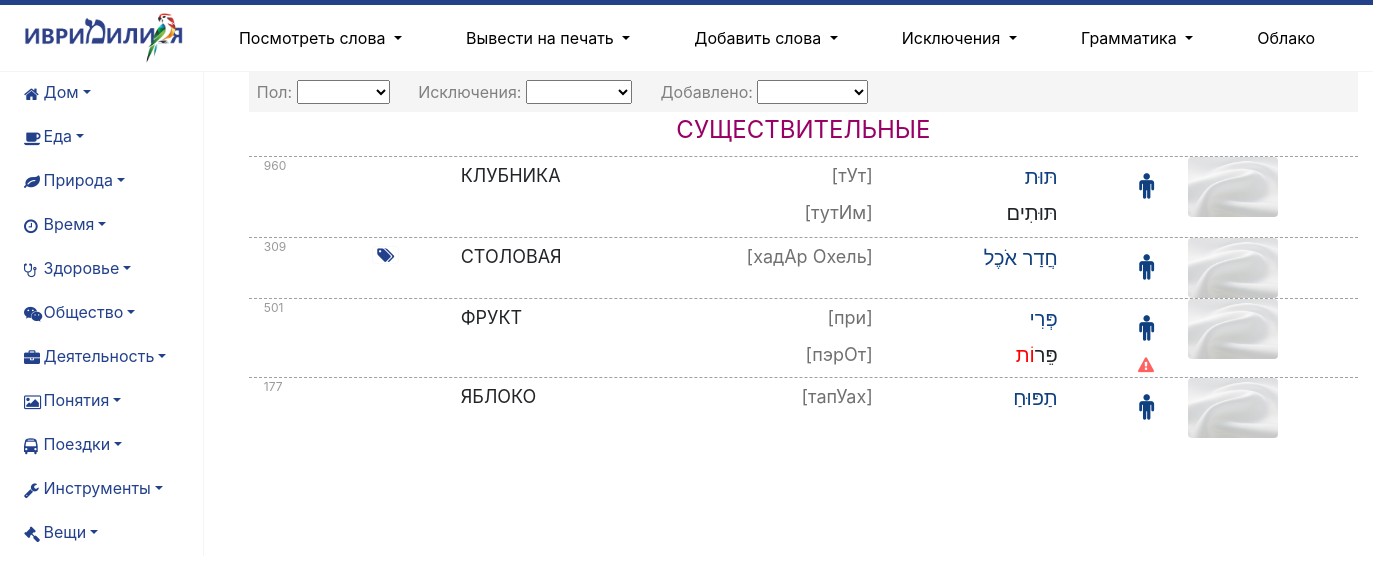
The app's page /nouns/2/ with its own data.
### mycards/models.py (models this page shows, shortened)
class Classes(models.Model):
    name = models.CharField(max_length=64, verbose_name='Название класса')
    icon = models.CharField(max_length=25, verbose_name='Иконка', null=True)

class WordForm(models.Model):
    time = models.CharField(max_length=20, null=True, blank=True)
    gender = models.CharField(max_length=7, null=True, blank=True)
    number = models.CharField(max_length=13, null=True, blank=True)
    name = models.CharField(max_length=64, verbose_name='Название (для поиска)')
    vocal_name = models.CharField(max_length=64, verbose_name='Название с огласовками')
    exception = models.IntegerField(default=0)
    pronunciation = models.CharField(max_length=64, verbose_name='Произношение')
    translation = models.CharField(max_length=64, verbose_name='Перевод')
    word = models.ForeignKey(Word, on_delete=models.PROTECT, related_name='forms', verbose_name='Основная форма')
    example = models.TextField(null=True, blank=True)
    form_type = models.ForeignKey(FormType, on_delete=models.PROTECT, related_name='words', verbose_name='Тип формы', null=True)
    comment = models.TextField(null=True, blank=True)
    client = models.ManyToManyField(Client, through='ClientWordForm', related_name='words')

### mycards/views.py (the view, shortened to what this page needs)
# urls.py: path('nouns/<str:cats_ids>/', views.nouns_filter, name='nouns_filter'),
def nouns_filter(request, cats_ids):
    nouns = Word.objects.filter(type_id=1).exclude(topic=2)
    form1 = NounsFilterForm(request.GET)
    nouns_info = []
    cats_ids = list(map(int, cats_ids.strip('[]').split(', ')))
    classes = Classes.objects.all()
    classes_info = []
    for class_ in classes:
        class_info = dict()
        class_info['pk'] = class_.pk
        class_info['name'] = class_.name
        class_info['icon'] = class_.icon
        cats = class_.categories.all()
        cats_ids_form = []  # формирующиеся айди подкатегорий, выбранной категории
        cats_info = []
        for cat in cats:
            cat_info = dict()
            cat_info['id'] = cat.pk
            cat_info['name'] = cat.name
            cat_info['icon'] = cat.icon
            cats_info.append(cat_info)
            cats_ids_form.append(cat.pk)
        class_info['cats_ids_form'] = cats_ids_form
        class_info['cats_info'] = cats_info
        classes_info.append(class_info)
    nouns = nouns.filter(categories__in=cats_ids).distinct()
    if form1.is_valid():
        if form1.cleaned_data["gender"]:
            nouns = nouns.filter(forms__gender=form1.cleaned_data['gender']).distinct()
        if form1.cleaned_data['exception']:
            lst = list(map(int, form1.cleaned_data['exception'].strip('[]').split(', ')))
            nouns = nouns.filter(forms__exception__in=lst).distinct()
        if form1.cleaned_data["date"]:
            today = dt.datetime.now()
            DD = dt.timedelta(days=int(form1.cleaned_data['date']))
            earlier = today - DD
            nouns = nouns.filter(time_create__gt=earlier)
    form_type = FormType.objects.all()
    for noun in nouns:
        noun_info = dict()
        noun_info['id'] = noun.pk
        expressions_info = []
        other_forms = []
        antonyms = []
        noun_info['animacy'] = noun.animacy
        if Path(os.path.join(settings.BASE_DIR, 'mycards/static/img', noun.picture)).exists():
            noun_info['picture'] = noun.picture
        else:
            noun_info['picture'] = 'нет фото.jpg'
        for form in noun.forms.all():
            if form.form_type == form_type[0]:
                noun_info['name'] = form.vocal_name
                noun_info['translation'] = form.translation
                noun_info['pronunciation'] = form.pronunciation
                noun_info['gender'] = form.gender
                noun_info['number'] = form.number
                noun_info['main'] = form.number
                noun_info['exception'] = form.exception
            elif form.form_type == form_type[1]:
                noun_info['n2_name'] = form.vocal_name
                noun_info['n2_translation'] = form.translation
                noun_info['n2_pronunciation'] = form.pronunciation
                noun_info['n2_exception'] = form.exception
        for expression in noun.expressions.all():
            answers_info = []
            expression_info = dict()
            expression_info['name'] = expression.expression
            expression_info['translation'] = expression.translation
            expression_info['pronunciation'] = expression.pronunciation
            for answer in expression.answers.all():
                answer_info = dict()
                answer_info['name'] = answer.expression
                answer_info['translation'] = answer.translation
                answer_info['pronunciation'] = answer.pronunciation
                answers_info.append(answer)
            expression_info['answers'] = answers_info
            expressions_info.append(expression_info)
        noun_info['other_forms'] = other_forms
        noun_info['expressions'] = expressions_info
        nouns_info.append(noun_info)
    nouns_info = sorted(nouns_info, key=lambda word: word['translation'], reverse=False)
    return render(request, "mycards/nouns.html", {'nouns_info': nouns_info,
                                                  'form1': form1,
                                                  'cats_ids': cats_ids,
                                                  'classes': classes_info,
                                                  'title': 'СУЩЕСТВИТЕЛЬНЫЕ',
                                                  })

### mycards/templates/mycards/nouns.html (shortened to what this page needs)
{% extends 'mycards/base.html' %}
{% load custom_tags %}
{%  load static %}
{% block container %}
{% load crispy_forms_tags %}
<div class="row">
    <div class="col-2" style="color: #23418b">
        <ul class="nav flex-column" style="border-right: 1.5px solid #F5F5F5">
            {% for class in classes %}
            <div class="row align-items-center p-0 ml-3 mr-0 mt-0 mb-0">
                <div class="col-1 m-0 p-0 text-right">
                    {% if class.icon != None %}<i class="fa {{ class.icon }} text-right pl-2" aria-hidden="true" style="color: #23418b"></i> {% endif %}
                </div>
                <div class="col-11 m-0 p-0">
                    <li class="nav-item dropdown p-0 m-0">
                    <a class="nav-link dropdown-toggle pl-2 pb-2 mb-1 ml-1" href="{% url 'nouns_filter' class.cats_ids_form %}" id="navbarDropdown" role="button" data-toggle="dropdown" aria-haspopup="true" aria-expanded="false" style="color: #23418b">{{ class.name }}</a>
                    </li>
                </div>
            </div>
            {% endfor %}
        </ul>
    </div>
    <div class="col-10">
        <div class="container">
            <div class="row m-0 p-0" style="background: #F5F5F5">
                        <form action="" method="get" class="my-1 py-1">
                            <label class="form-label ml-2 my-0 py-0" for="{{ form1.gender.id_for_label }}" style="color: grey">Пол:</label><span style="m-0 p-0"> {{ form1.gender }}</span>
                            <label class="form-label ml-4 my-0 py-0" for="{{ form1.exception.id_for_label }}" style="color: grey">Исключения:</label> {{ form1.exception }}
                            <label class="form-label ml-4 my-0 py-0" for="{{ form1.date.id_for_label }}" style="color: grey">Добавлено:</label> {{ form1.date }}
                        </form>
            </div>
            <p class="p1-2 mb-2 text-center" style="font-size: 24px; color: #990066">СУЩЕСТВИТЕЛЬНЫЕ</p>
            {% for word in nouns_info %}
            <div class="row p-0 m-0" style="border-top: 1px dashed #A0A0A0">
                <div class="col-1" style="font-size: 12px; color: #999999">{{ word.id }}
                </div>
                <div class="col-1">
                    {% if word.expressions|length > 0 %}
                    <a class="btn btn-outline-light mt-2 py-0 px-1 ml-3 text-right" style="color: #23418b" data-toggle="collapse" href="#{{ word.name }}_v" role="button" aria-expanded="false" aria-controls="{{ expression.name }}_v"><i class="fa fa-tags" aria-hidden="true"></i></a>
                    {% endif %}
                </div>
                <div class="col-2">
                    <table class="table table-borderless m-0 p-0">
                        <tbody>
                            <tr>
                                    <td class="pt-2 pr-2 my-0 mx-0" style="font-size: 18px">
                                        {{ word.translation|upper }}
                                    </td>
                            </tr>
                        </tbody>
                    </table>
                </div>
                <div class="col-3 text-right">
                    <table class="table table-borderless text-right m-0 p-0">
                        <tbody>
                            <tr>
                                <th scope="row"></th>
                                    <td class="pt-2 pr-2 mx-0" style="font-size: 18px; color: #707070">[{{ word.pronunciation }}]</td>
                            </tr>
                            {% if word.n2_name != None %}
                            <tr>
                                <th scope="row"></th>
                                    <td class="pt-1 my-0 pr-2 mx-0" style="font-size: 18px; color: #707070">[{{ word.n2_pronunciation }}]</td>
                            </tr>
                            {% endif %}
                        </tbody>
                    </table>
                </div>
                <div class="col-2 text-right">
                    <table class="table table-borderless text-right p-0 m-0">
                        <tbody>
                            <tr>
                                <th scope="row"></th>
                                {% if word.gender == "мужской" %}
                                <td class="pt-2 pr-2 mx-0" style="font-size: 20px; color: #104080">{{ word.name }}</td>
                                {% elif word.gender == "женский" %}
                                <td class="pt-2 pr-2 mx-0" style="font-size: 20px; color: #990066">{{ word.name }}</td>
                                {% endif %}
                            </tr>
                            {% if word.n2_name != None %}
                            {% if word.n2_exception != 0 and word.n2_exception != 100 %}
                            <tr>
                                <th class="m-0 p-0" scope="row"></th>
                                    <td class="pb-0 pt-0 pr-2 mb-0 mt-0 mx-0 text-right" style="font-size: 20px">
                                        {% if word.n2_name|getWordsNumber == 2 %}
                                        <span style="color: red">{{ word.n2_name|getWordFirst }}</span> {{ word.n2_name|getWordSecond }}
                                        {% else %}
                                        {% with positions=word.n2_name|letter_positions %}
                                        {% with number=word.n2_exception %}
                                        {% with sliceEnd=positions|getPlNounEnd:number %}
                                        {% with sliceBegin=positions|getPlNounBegin:number %}
                                        {{ word.n2_name|slice:sliceBegin }}<span style="color: red">{{ word.n2_name|slice:sliceEnd }}</span>
                                        {% endwith %}
                                        {% endwith %}
                                        {% endwith %}
                                        {% endwith %}
                                        {% endif %}
                                    </td>
                            </tr>
                            {% else %}
                            <tr>
                                <th scope="row"></th>
                                <td class="pt-0 my-0 pr-2 mx-0" style="font-size: 20px">{{ word.n2_name }}</td>
                            </tr>
                            {% endif %}
                        {% endif %}
                        </tbody>
                    </table>
                </div>
                <div class="col-1 text-right">
                    <table class="table table-borderless text-right p-0 m-0">
                        <tbody>
                            <tr>
                                    {% if word.gender == "мужской" %}
                                    <td class="pb-0 pt-3 px-1 mb-0 mt-1 mx-1 text-right" style="font-size: 26px; color: #104080"><i class="fa fa-male" aria-hidden="true"></i></td>
                                    {% elif word.gender == "женский" %}
                                    <td class="pb-0 pt-3 px-1 mb-0 mt-1 mx-1 text-right" style="font-size: 26px; color: #990066"><i class="fa fa-female" aria-hidden="true"></i></td>
                                    {% endif %}
                            </tr>
                            {% if word.n2_name != None %}
                            {% if word.n2_exception != 0 and word.n2_exception != 100 %}
                            <tr>
                                    <td class="pb-0 pt-3 px-1 mb-0 mt-1 mx-1 text-right" style="font-size: 16px; color: #FF6060"><i class="fa fa-exclamation-triangle" aria-hidden="true"></i></td>
                            </tr>
                            {% endif %}
                            {% endif %}
                        </tbody>
                    </table>
                </div>
                <div class="col-1"><img src="{% static 'img/'%}{{ word.picture }}" width="90" height="60" class="d-inline-block align-top mr-1 rounded" alt=""></div>
            </div>
            {% endfor %}
        </div>
    </div>
</div>
{% endblock %}

### mycards/templates/mycards/base.html (shortened to what this page needs)
{% load static %}
<head>
  <link rel="stylesheet" href="https://stackpath.bootstrapcdn.com/bootstrap/4.3.1/css/bootstrap.min.css">
  <link rel="stylesheet" href="https://maxcdn.bootstrapcdn.com/font-awesome/4.4.0/css/font-awesome.min.css">
  <link rel="stylesheet" href="{% static 'css/style.css' %}">
</head>
<body>
<nav class="navbar navbar-expand-lg navbar-light m-0 p-0" style="border-bottom: 1.5px solid #F5F5F5; border-top: 5px solid #23418b">
      <a class="navbar-brand ml-3 p-2" href="{% url 'main' %}" style="background-color: white">
        <img src="{% static 'img/parrot3.png' %}" height="50" class="d-inline-block align-top mr-0" alt="" style="background-color: white"><span style="color: #23418b"><b></b></span>
      </a>
      <div class="collapse navbar-collapse text-left m-0 p-0"id="navbarNav">
        <ul class="navbar-nav">
          <li class="nav-item">
            <a class="nav-link" href="{% url 'nouns' %}" style="background-color: white; color: white"></a>
          </li>
          <li class="nav-item dropdown m-0 p-0">
            <a class="nav-link dropdown-toggle mt-1 mb-0 mr-5 ml-3 pb-1 pt-0 px-0" href="#" id="navbarDropdown" role="button" data-toggle="dropdown" aria-haspopup="true" aria-expanded="false" style="color: black">
            Посмотреть слова
            </a>
          </li>
          <li class="nav-item dropdown">
            <a class="nav-link dropdown-toggle mt-1 mb-0 mr-5 ml-3 pb-1 pt-0 px-0" href="#" id="navbarDropdown" role="button" data-toggle="dropdown" aria-haspopup="true" aria-expanded="false" style="color: black">
            Вывести на печать
            </a>
          </li>
          <li class="nav-item dropdown">
            <a class="nav-link dropdown-toggle mt-1 mb-0 mr-5 ml-3 pb-1 pt-0 px-0" href="#" id="navbarDropdownAdd" role="button" data-toggle="dropdown" aria-haspopup="true" aria-expanded="false" style="color: black">
            Добавить слова
            </a>
          </li>
          <li class="nav-item dropdown">
            <a class="nav-link dropdown-toggle mt-1 mb-0 mr-5 ml-3 pb-1 pt-0 px-0" href="#" id="navbarDropdown2" role="button" data-toggle="dropdown" aria-haspopup="true" aria-expanded="false" style="color: black">
            Исключения
            </a>
          </li>
          <li class="nav-item dropdown">
            <a class="nav-link dropdown-toggle mt-1 mb-0 mr-5 ml-3 pb-1 pt-0 px-0" href="#" id="navbarDropdown2" role="button" data-toggle="dropdown" aria-haspopup="true" aria-expanded="false" style="color: black">
            Грамматика
            </a>
          </li>
          <li class="nav-item">
            <a class="nav-link mt-1 mb-0 mr-5 ml-3 pb-1 pt-0 px-0" href="{% url 'cloud' %}"  style="color: black">Облако</a>
          </li>
        </ul>
      </div>
    </nav>
{% block container %} {% endblock %}
</body>
</html>

### records on screen
Classes: icon "fa-home" (drawn), name "Дом"
Classes: icon "fa-coffee" (drawn), name "Еда"
Classes: icon "fa-leaf" (drawn), name "Природа"
Classes: icon "fa-clock-o" (drawn), name "Время"
Classes: icon "fa-stethoscope" (drawn), name "Здоровье"
Classes: icon "fa-weixin" (drawn), name "Общество"
Classes: icon "fa-briefcase" (drawn), name "Деятельность"
Classes: icon "fa-picture-o" (drawn), name "Понятия"
Classes: icon "fa-bus" (drawn), name "Поездки"
Classes: icon "fa-wrench" (drawn), name "Инструменты"
Classes: icon "fa-gavel" (drawn), name "Вещи"
WordForm: translation "КЛУБНИКА", pronunciation "тУт", name "תּוּת", gender "мужской" (drawn)
WordForm: n2_pronunciation "тутИм", n2_name "תּוּתִים"
WordForm: translation "СТОЛОВАЯ", pronunciation "хадАр Охель", name "חֲדַר אֹכֶל", gender "мужской" (drawn)
WordForm: translation "ФРУКТ", pronunciation "при", name "פְּרִי", gender "мужской" (drawn)
WordForm: n2_pronunciation "пэрОт", n2_name "פֵּר", n2_name "וֹת"
WordForm: translation "ЯБЛОКО", pronunciation "тапУах", name "תַפּוּחַ", gender "мужской" (drawn)

### other values on screen
{{ word.id }} "960" "309" "501" "177"
